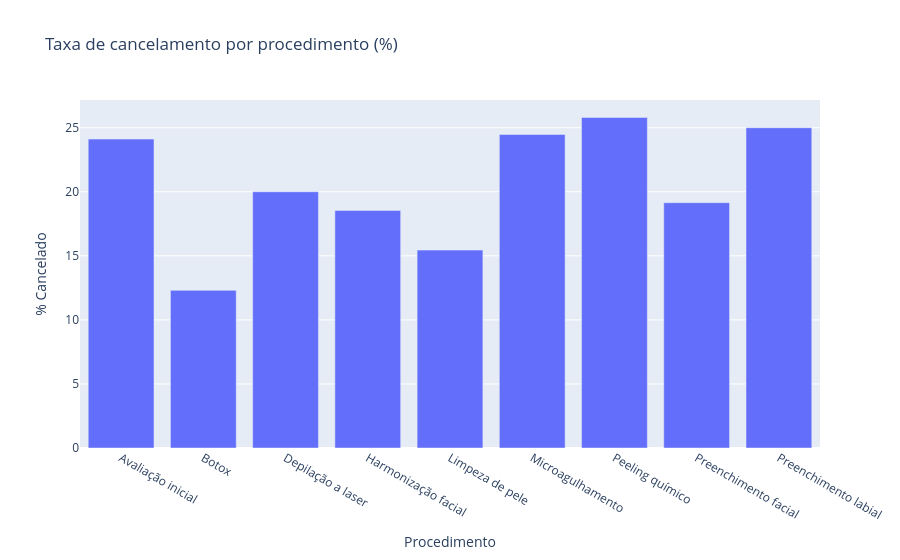

The notebook cell this image was saved under:
### Markdown cell above
> **PROMPT**

> No DataFrame df_agenda_limpa, calcula a porcentagem de agendamentos cancelados pra cada procedimento (quantos cancelados dividido pelo total daquele procedimento). Gera um gráfico de barras com Plotly mostrando essa taxa de cancelamento por procedimento, com título e rótulos de eixo claros.

### Code cell
taxa_cancelamento_proc = df_agenda_limpa.groupby('procedimento')['status'].apply(lambda x: (x == 'cancelado').mean() * 100)
fig = px.bar(x=taxa_cancelamento_proc.index, y=taxa_cancelamento_proc.values, labels={'x':'Procedimento', 'y':'% Cancelado'}, title='Taxa de cancelamento por procedimento (%)')
fig.show()

### Figure 1 — Plotly figure (JSON) as saved in the notebook; plotly's stock layout.template omitted (floating-point values rounded to 4 significant figures)
{"data": [{"alignmentgroup": "True", "hovertemplate": "Procedimento=%{x}<br>% Cancelado=%{y}<extra></extra>", "legendgroup": "", "marker": {"color": "#636efa", "pattern": {"shape": ""}}, "name": "", "offsetgroup": "", "orientation": "v", "showlegend": false, "textposition": "auto", "type": "bar", "x": ["Avaliação inicial", "Botox", "Depilação a laser", "Harmonização facial", "Limpeza de pele", "Microagulhamento", "Peeling químico", "Preenchimento facial", "Preenchimento labial"], "xaxis": "x", "y": [24.11, 12.31, 20, 18.54, 15.45, 24.48, 25.81, 19.15, 25], "yaxis": "y"}], "layout": {"barmode": "relative", "legend": {"tracegroupgap": 0}, "title": {"text": "Taxa de cancelamento por procedimento (%)"}, "xaxis": {"anchor": "y", "domain": [0, 1], "title": {"text": "Procedimento"}}, "yaxis": {"anchor": "x", "domain": [0, 1], "title": {"text": "% Cancelado"}}}}
